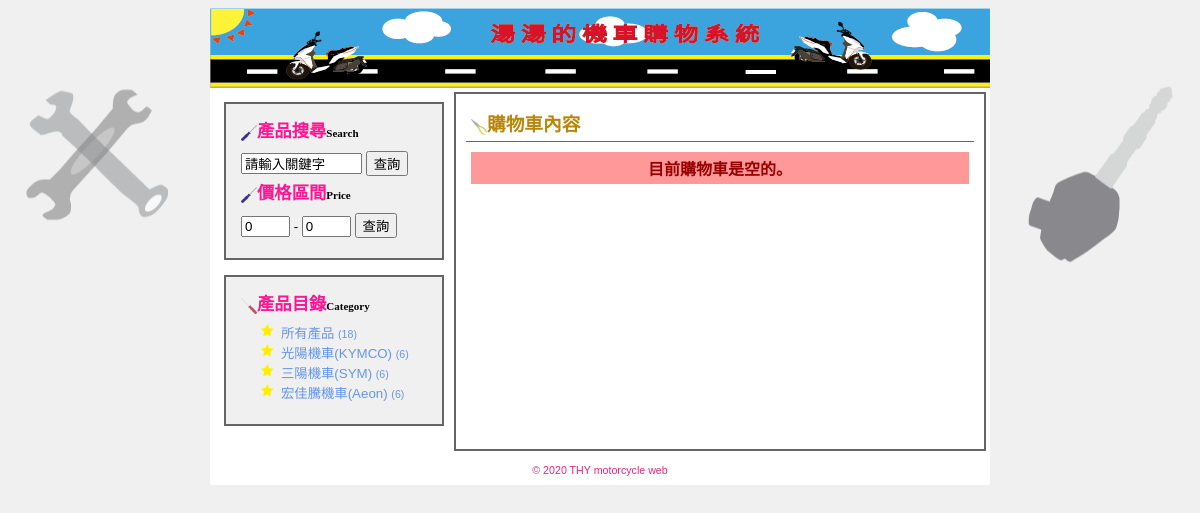
The app's page /cart.php with its own data.
### tables this page shows
CREATE TABLE `category` (
  `categoryid` int(11) UNSIGNED NOT NULL,
  `categoryname` varchar(100) NOT NULL,
  `categorysort` int(11) UNSIGNED DEFAULT NULL
);

### cart.php (the view, shortened to what this page needs)
<?php
	require_once("connMysql.php");
	$motorcycle=&$_SESSION['motorcycle'];
	if(!is_object($motorcycle)){
		$motorcycle=new mycart();
	}
	$query_RecCategory = "SELECT category.categoryid, category.categoryname, category.categorysort, count(product.productid) as productNum FROM category LEFT JOIN product ON category.categoryid = product.categoryid GROUP BY category.categoryid, category.categoryname, category.categorysort ORDER BY category.categorysort ASC";
	$RecCategory = $db_link->query($query_RecCategory);
	$query_RecTotal = "SELECT count(productid) as totalNum FROM product";
	$RecTotal = $db_link->query($query_RecTotal);
	$row_RecTotal = $RecTotal->fetch_assoc();
?>
<html>
<head>
<link href="mstyle.css" rel="stylesheet" type="text/css">
</head>
<body>
	<table width="780" border="0" align="center" cellpadding="4" cellspacing="0" bgcolor="#FFFFFF">
	  <tr>
		<td height="80" align="center" background="images/logo.png" class="tdbline"></td>
	  </tr>
	  <tr>
		<td>
			<table width="100%" border="0" cellspacing="0" cellpadding="10">
				<tr valign="top">
					<td width="220">
						<div class="categorybox">
						  <p class="heading"><img src="images/tool3.png" width="16" height="16" align="absmiddle">產品搜尋<span class="smalltext">Search</span></p>
						  <form name="form1" method="get" action="index.php">
							  <p>
								  <input name="keyword" type="text" id="keyword" value="請輸入關鍵字" size="12" onClick="this.value='';">
							      <input type="submit" id="button" value="查詢">
							  </p>
						  </form>
						  <p class="heading"><img src="images/tool3.png" width="16" height="16" align="absmiddle">價格區間<span class="smalltext">Price</span></p>
						  <form action="index.php" method="get" name="form2" id="form2">
							<p>
							  <input name="price1" type="text" id="price1" value="0" size="3">
							  -
							  <input name="price2" type="text" id="price2" value="0" size="3">
							  <input type="submit" id="button2" value="查詢">
							</p>
						  </form>
						</div>
						<div class="categorybox">
							<p class="heading"><img src="images/tool4.png" width="16" height="16" align="absmiddle">產品目錄<span class="smalltext">Category</span></p>
							<ul>
							  <li><a href="index.php">所有產品 <span class="categorycount">(<?php echo $row_RecTotal["totalNum"];?>)</span></a></li>
									<?php	while($row_RecCategory=$RecCategory->fetch_assoc()){ ?>
							  <li><a href="index.php?cid=<?php echo $row_RecCategory["categoryid"];?>"><?php echo $row_RecCategory["categoryname"];?> <span class="categorycount">(<?php echo $row_RecCategory["productNum"];?>)</span></a></li>
									<?php }?>
							</ul>
						</div>
					</td>
					<td class="tdline">
						<div class="subjectDiv"><span class="heading"><img src="images/tool5.png" width="16" height="16" align="absmiddle"></span>購物車內容</div>
						<div class="normalDiv">
							<?php if($motorcycle->itemcount>0){?>
								<form action="" method="post" name="cartform" id="cartform">
									<table width="98%" border="0" align="center" cellpadding="2" cellspacing="1">
										<tr>
											<th bgcolor="#DFBEDD"><p>刪除</p></th>
											<th bgcolor="#DFBEDD"><p>產品名稱</p></th>
											<th bgcolor="#DFBEDD"><p>數量</p></th>
											<th bgcolor="#DFBEDD"><p>單價</p></th>
											<th bgcolor="#DFBEDD"><p>小計</p></th>
										</tr>
										<?php foreach($motorcycle->get_contents() as $item){?>
											<tr>
												<td align="center" bgcolor="#F6F6F6" class="tdbline"><p><a href="?cartaction=remove&delid=<?php echo $item['id'];?>">移除</a></p></td>
												<td bgcolor="#F6F6F6" class="tdbline"><p> <?php echo $item['info'];?></p></td>
												<td align="center" bgcolor="#F6F6F6" class="tdbline">
													<p>
														<input name="update[]" type="hidden" id="update[]" value="<?php echo $item['id'];?>">
														<input name="qty[]" type="text" id="qty[]" value="<?php echo $item['qty'];?>" size="1">
													</p>
												</td>
												<td align="center" bgcolor="#F6F6F6" class="tdbline"><p>$ <?php echo number_format($item['price']);?></p></td>
												<td align="center" bgcolor="#F6F6F6" class="tdbline"><p>$ <?php echo number_format($item['subtotal']);?></p></td>
											</tr>
										<?php } ?>
										<tr>
											<td align="center" bgcolor="#F6F6F6" valign="baseline"><p>運費</P></td>
											<td valign="baseline" bgcolor="#F6F6F6"><p>&nbsp;</p></td>
											<td align="center" valign="baseline" bgcolor="#F6F6F6"><p>&nbsp;<p></td>
											<td align="center" valign="baseline" bgcolor="#F6F6F6"><p>&nbsp;<p></td>
											<td align="center" valign="baseline" bgcolor="#F6F6F6"><p>$ <?php echo number_format($motorcycle->deliverfee);?><p></td>
										</tr>
										<tr>
											<td align="center" bgcolor="#F6F6F6" valign="baseline"><p>總計</P></td>
											<td valign="baseline" bgcolor="#F6F6F6"><p>&nbsp;</p></td>
											<td align="center" valign="baseline" bgcolor="#F6F6F6"><p>&nbsp;<p></td>
											<td align="center" valign="baseline" bgcolor="#F6F6F6"><p>&nbsp;<p></td>
											<td align="center" valign="baseline" bgcolor="#F6F6F6"><p class="redword">$ <?php echo number_format($motorcycle->grandtotal);?><p></td>
										</tr>
									</table>
									<hr width="100%" size="1">
									<p align="center">
										<input name="cartaction" type="hidden" id="cartaction" value="update">
										<input type="submit" name="updatebtn" id="buttom3" value="更新購物車">
										<input type="button" name="emptybtn" id="button5" value="清空購物車" onClick="window.location.href='?cartaction=empty'">
										<input type="button" name="button" id="button6" value="前往結帳" onClick="window.location.href='checkout.php';">
										<input type="button" name="backbtn" id="button4" value="回上一頁" onClick="window.history.back();">
									</p>
								</form>
							<?php }else{?>
								<div class="infoDiv">目前購物車是空的。</div>
							<?php } ?>
						</div>
					</td>
				</tr>
			</table>
		</tr>
		<tr>
			<td height="30" align="center"  class="trademark">© 2020 THY motorcycle web</td>
		</tr>
	</table>
</body>
</html>

### mstyle.css (style rules this page uses)
body { background-color:#F0F0F0; background-image:url(images/background1.png); background-repeat:no-repeat; background-position:center; }
p,ol,ul { font-family:Verdana, Arial, Helvetica, sans-serif; font-size:10pt; line-height:150%; margin-top:0px; margin-bottom:5px; }
form { margin:0px; }
a { text-decoration:none; }
a:link { color:#0066CC; }
.heading { font-family:"微軟正黑體"; font-size:13pt; color:#ff1493; line-height:150%; font-weight:bold; }
.smalltext { font-size:11px; color:black; font-family:Georgia,"Times New Roman", Times, serif; vertical-align:baseline; }
.trademark { font-family:Verdana, Arial, Helvetica, sans-serif; font-size:8pt; color:#ED267B; }
.tdline { border:2px solid #656565; }
.infoDiv { font-family:"微軟正黑體"; font-size:12pt; color: #990000; background-color:#FF9999; padding:4px; text-align:center; font-weight:bold; }
.normalDiv { margin:5px; }
.subjectDiv { font-family:"微軟正黑體"; font-size:14pt; font-weight:bold; color:#b8860b; padding:5px; clear:both; border-bottom-width:1px; border-bottom-style:solid; border-bottom-color:#666666; margin-bottom:10px; }
.categorybox { border:2px solid #656565; padding:15px; background-color:#F0F0F0; margin-bottom:15px; }
.categorybox ul { list-style-type:none; margin-left:-20px; }
.categorybox li { background-image:url(images/star.png); background-repeat:no-repeat; background-position:0 0 0 0; padding-left:20px; }
.categorybox li a { color:#6495ed; }
.categorycount { font-family:Verdana, Arial, Helvetica, sans-serif; font-size:8pt; }

### records on screen
category: categoryname "光陽機車(KYMCO)", productNum "6"
category: categoryname "三陽機車(SYM)", productNum "6"
category: categoryname "宏佳騰機車(Aeon)", productNum "6"

### other values on screen
$row_RecTotal["totalNum"] "18"
